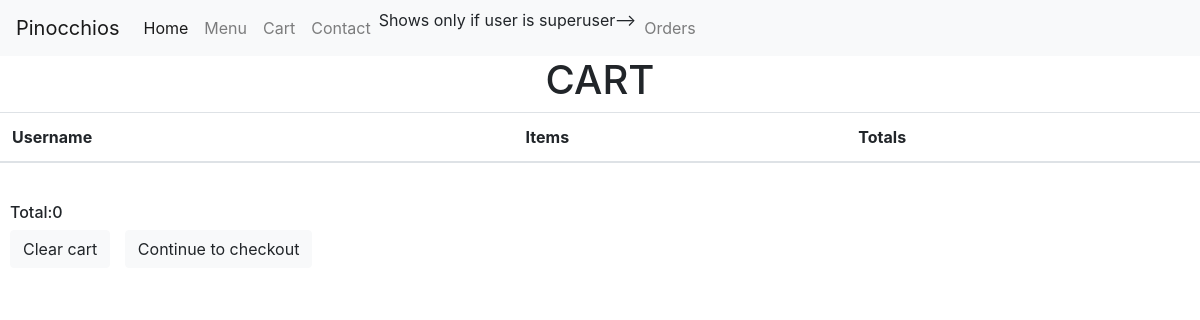
Page /cart (signed in) on the earlier database version.
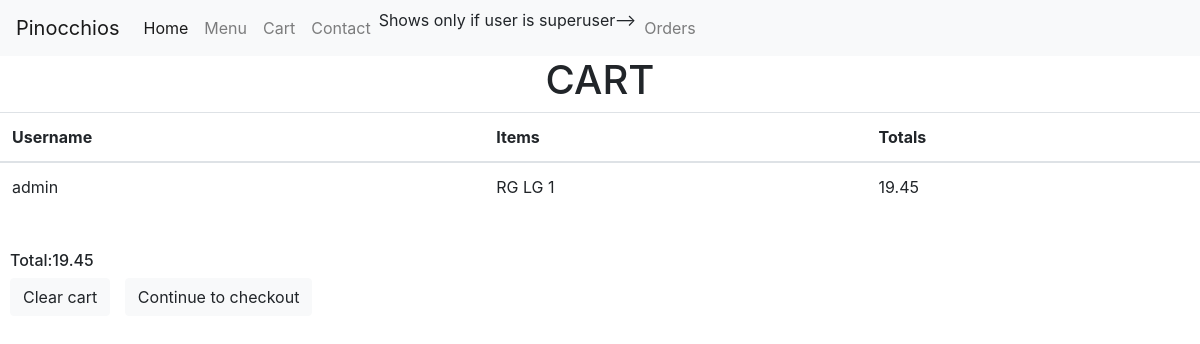
Same page on the later database version.
### orders/models.py (models this page shows, shortened)
class Cart(models.Model):
    Ordered="Ordered"
    Delivered="Delivered"
    Incart="In Cart"
    Status_Choices=(
        (Ordered,'Ordered'),
        (Delivered,'Delivered'),
        (Incart,'In cart')
        )
    Username=models.CharField( max_length=64)
    Items=models.TextField()
    Status=models.TextField(choices=Status_Choices, default="In Cart")
    Price=models.DecimalField(
        max_digits=5,
        decimal_places=2,
        default=1
        )
    Toppings=models.ManyToManyField(Toppings)

### orders/views.py (the view)
# urls.py: path("cart",views.viewcart, name="cart"),
def viewcart(request):
    global totalcarttemp
    totalcarttemp=Decimal(0.00)
    Username = request.user.username # Retrieves username of current user
    cart = Cart.objects.all().filter(Username=Username)
    for item in cart:
        totalcarttemp=item.Price + totalcarttemp  #Calculates total of items in cart
    context = {
       "cart" : Cart.objects.all().filter(Username=Username),
       "total" :totalcarttemp
     }
    return render(request, "cart.html",context)

### templates/cart.html (shortened to what this page needs)
{% extends 'base.html' %}
{% block content %}
{% if user.is_authenticated %}
<h1 style="text-align:center;">CART</h1>
<table class="table">
      <thead>
    <tr>
        <th scope="col">Username</th>
        <th scope="col">Items</th>
        <th scope="col">Totals</th>
    </tr>
     </thead>
    {% for item in cart %}
    <tr scope="row">
        <td>{{ item.Username }}</td>
        <td>{{ item.Items }}</td>
        <td>{{ item.Price }}</t>
    </tr>
    {% endfor %}
</table>
<br>
<h6>Total:{{ total }}</h6>
<td> <a id="place" class=" btn btn-light" href="{% url 'del' %}">  Clear cart</a></td>
<a id="place" class=" btn btn-light" href="{% url 'checkout' %}"> Continue to checkout</a>
{% else %}
<h1 id="logincheck">Log in or sign up to order!</h1>
<button class=" btn btn-light"><a href="{% url 'login' %}">Login</a></button>
<button class=" btn btn-light"><a href="{% url 'signup' %}">Sign Up</a></button>
{% endif %}
{% endblock %}

Differences in the rows shown:
added Cart: Username "admin", Items "RG LG 1", Price "19.45"
Other differences:
{{ total }}: "0" → "19.45"
